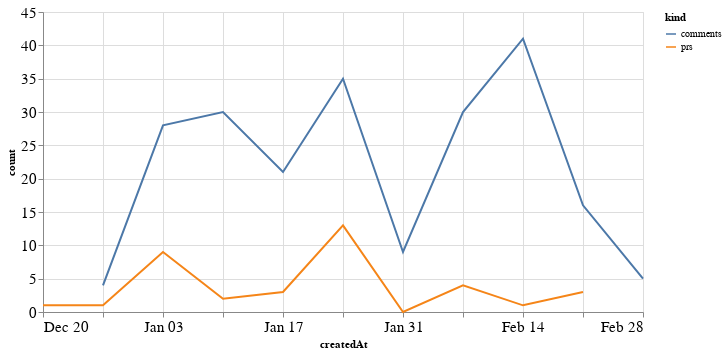

Notebook cell for this chart:
### Code cell
alt.Chart(total_time, width=600).mark_line().encode(
    x='createdAt',
    y='count',
    color='kind'
)

### Figure 1 — Vega-Lite specification as saved in the notebook (floating-point values rounded to 4 significant figures)
{"config": {"axisLeft": {"labelFontSize": 15}, "axisBottom": {"labelFontSize": 15}}, "data": {"name": "data-af1cfe33156219b3b2345f0af99f8047"}, "mark": "line", "encoding": {"color": {"type": "nominal", "field": "kind"}, "x": {"type": "temporal", "field": "createdAt"}, "y": {"type": "quantitative", "field": "count"}}, "width": 600, "$schema": "https://vega.github.io/schema/vega-lite/v4.8.1.json", "datasets": {"data-af1cfe33156219b3b2345f0af99f8047": [{"createdAt": "2020-12-20T00:00:00", "kind": "prs", "count": 1.0}, {"createdAt": "2020-12-27T00:00:00", "kind": "prs", "count": 1.0}, {"createdAt": "2021-01-03T00:00:00", "kind": "prs", "count": 9.0}, {"createdAt": "2021-01-10T00:00:00", "kind": "prs", "count": 2.0}, {"createdAt": "2021-01-17T00:00:00", "kind": "prs", "count": 3.0}, {"createdAt": "2021-01-24T00:00:00", "kind": "prs", "count": 13.0}, {"createdAt": "2021-01-31T00:00:00", "kind": "prs", "count": 0.0}, {"createdAt": "2021-02-07T00:00:00", "kind": "prs", "count": 4.0}, {"createdAt": "2021-02-14T00:00:00", "kind": "prs", "count": 1.0}, {"createdAt": "2021-02-21T00:00:00", "kind": "prs", "count": 3.0}, {"createdAt": "2021-02-28T00:00:00", "kind": "prs", "count": null}, {"createdAt": "2020-12-20T00:00:00", "kind": "comments", "count": null}, {"createdAt": "2020-12-27T00:00:00", "kind": "comments", "count": 4.0}, {"createdAt": "2021-01-03T00:00:00", "kind": "comments", "count": 28.0}, {"createdAt": "2021-01-10T00:00:00", "kind": "comments", "count": 30.0}, {"createdAt": "2021-01-17T00:00:00", "kind": "comments", "count": 21.0}, {"createdAt": "2021-01-24T00:00:00", "kind": "comments", "count": 35.0}, {"createdAt": "2021-01-31T00:00:00", "kind": "comments", "count": 9.0}, {"createdAt": "2021-02-07T00:00:00", "kind": "comments", "count": 30.0}, {"createdAt": "2021-02-14T00:00:00", "kind": "comments", "count": 41.0}, {"createdAt": "2021-02-21T00:00:00", "kind": "comments", "count": 16.0}, {"createdAt": "2021-02-28T00:00:00", "kind": "comments", "count": 5.0}]}}
